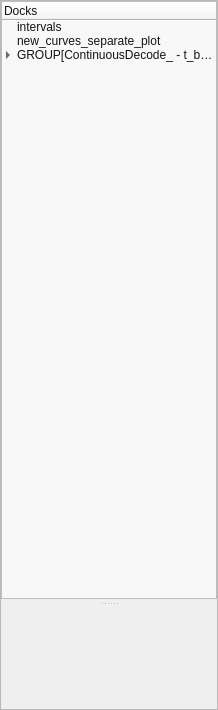
<?xml version="1.0" encoding="UTF-8"?>
<ui version="4.0">
 <author>Pho Hale</author>
 <class>RootWidget</class>
 <widget class="QWidget" name="RootWidget">
  <property name="geometry">
   <rect>
    <x>0</x>
    <y>0</y>
    <width>218</width>
    <height>710</height>
   </rect>
  </property>
  <property name="windowTitle">
   <string>DockAreaDocksTree</string>
  </property>
  <property name="styleSheet">
   <string notr="true">background-color: rgb(71, 58, 46);
border-color: rgb(207, 207, 207);
background-color: rgba(71, 65, 60, 180);
color: rgb(244, 244, 244);
border-color: rgb(0, 0, 0);
QHeaderView::section { background-color: red };
</string>
  </property>
  <layout class="QGridLayout" name="gridLayout" rowstretch="1,0">
   <property name="leftMargin">
    <number>0</number>
   </property>
   <property name="topMargin">
    <number>0</number>
   </property>
   <property name="rightMargin">
    <number>0</number>
   </property>
   <property name="bottomMargin">
    <number>0</number>
   </property>
   <property name="verticalSpacing">
    <number>0</number>
   </property>
   <item row="0" column="0" rowspan="2" colspan="2">
    <widget class="QFrame" name="mainContentFrame">
     <property name="sizePolicy">
      <sizepolicy hsizetype="Expanding" vsizetype="Expanding">
       <horstretch>1</horstretch>
       <verstretch>1</verstretch>
      </sizepolicy>
     </property>
     <layout class="QGridLayout" name="gridLayout_2" rowstretch="0" columnstretch="0">
      <property name="leftMargin">
       <number>0</number>
      </property>
      <property name="topMargin">
       <number>0</number>
      </property>
      <property name="rightMargin">
       <number>0</number>
      </property>
      <property name="bottomMargin">
       <number>0</number>
      </property>
      <property name="spacing">
       <number>0</number>
      </property>
      <item row="0" column="0">
       <widget class="QSplitter" name="splitter">
        <property name="sizePolicy">
         <sizepolicy hsizetype="Expanding" vsizetype="Expanding">
          <horstretch>1</horstretch>
          <verstretch>1</verstretch>
         </sizepolicy>
        </property>
        <property name="frameShape">
         <enum>QFrame::StyledPanel</enum>
        </property>
        <property name="frameShadow">
         <enum>QFrame::Plain</enum>
        </property>
        <property name="orientation">
         <enum>Qt::Vertical</enum>
        </property>
        <property name="handleWidth">
         <number>10</number>
        </property>
        <widget class="QWidget" name="mainGridContainer" native="true">
         <property name="sizePolicy">
          <sizepolicy hsizetype="Preferred" vsizetype="Expanding">
           <horstretch>0</horstretch>
           <verstretch>1</verstretch>
          </sizepolicy>
         </property>
         <property name="minimumSize">
          <size>
           <width>0</width>
           <height>200</height>
          </size>
         </property>
         <property name="baseSize">
          <size>
           <width>200</width>
           <height>800</height>
          </size>
         </property>
         <property name="styleSheet">
          <string notr="true">/*background-color: rgb(15, 15, 25);*/
background-color: rgb(248, 248, 248);
alternate-background-color: rgb(204, 204, 204);
border-color: rgb(54, 54, 54);
color: rgb(20, 20, 20);</string>
         </property>
         <layout class="QGridLayout" name="gridLayout_3" rowstretch="0" columnstretch="0" rowminimumheight="0">
          <property name="leftMargin">
           <number>0</number>
          </property>
          <property name="topMargin">
           <number>0</number>
          </property>
          <property name="rightMargin">
           <number>0</number>
          </property>
          <property name="bottomMargin">
           <number>0</number>
          </property>
          <property name="spacing">
           <number>0</number>
          </property>
          <item row="0" column="0">
           <widget class="QTreeWidget" name="mainTreeWidget">
            <property name="sizePolicy">
             <sizepolicy hsizetype="Expanding" vsizetype="Expanding">
              <horstretch>1</horstretch>
              <verstretch>1</verstretch>
             </sizepolicy>
            </property>
            <property name="baseSize">
             <size>
              <width>100</width>
              <height>200</height>
             </size>
            </property>
            <property name="styleSheet">
             <string notr="true">/*QHeaderView::section { background-color: qlineargradient(spread:pad, x1:0, y1:0, x2:1, y2:0, stop:0 rgba(0, 0, 0, 255), stop:1 rgba(255, 255, 255, 255)) }
rgb(68, 68, 68)
rgb(33, 33, 33)
*/

/*QHeaderView::section { background-color: qlineargradient(spread:pad, x1:0, y1:0, x2:1, y2:1, stop:0 rgba(33, 33, 33, 255), stop:1 rgba(68, 68, 68, 255));
border-color: rgb(100, 100, 100);
}

color: rgb(255, 255, 255);
*/


QHeaderView::section { background-color: qlineargradient(spread:pad, x1:0, y1:0, x2:1, y2:1, stop:0 rgba(222, 222, 222, 255), stop:1 rgba(190, 190, 190, 255));
border-color: rgb(33, 33, 33);
color: rgb(18, 18, 18);
}

color: rgb(19, 19, 19);

/*background-color: qlineargradient(spread:pad, x1:0, y1:1, x2:0, y2:0, stop:0 rgba(0, 0, 0, 255), stop:0.05 rgba(14, 8, 73, 255), stop:0.36 rgba(28, 17, 145, 255), stop:0.6 rgba(126, 14, 81, 255), stop:0.75 rgba(234, 11, 11, 255), stop:0.79 rgba(244, 70, 5, 255), stop:0.86 rgba(255, 136, 0, 255), stop:0.935 rgba(239, 236, 55, 255));
*/
</string>
            </property>
            <property name="frameShadow">
             <enum>QFrame::Raised</enum>
            </property>
            <property name="lineWidth">
             <number>1</number>
            </property>
            <property name="showDropIndicator" stdset="0">
             <bool>false</bool>
            </property>
            <property name="alternatingRowColors">
             <bool>false</bool>
            </property>
            <property name="selectionMode">
             <enum>QAbstractItemView::NoSelection</enum>
            </property>
            <property name="iconSize">
             <size>
              <width>16</width>
              <height>16</height>
             </size>
            </property>
            <property name="indentation">
             <number>12</number>
            </property>
            <property name="rootIsDecorated">
             <bool>true</bool>
            </property>
            <property name="uniformRowHeights">
             <bool>true</bool>
            </property>
            <property name="animated">
             <bool>true</bool>
            </property>
            <property name="headerHidden">
             <bool>false</bool>
            </property>
            <attribute name="headerVisible">
             <bool>true</bool>
            </attribute>
            <attribute name="headerCascadingSectionResizes">
             <bool>true</bool>
            </attribute>
            <attribute name="headerHighlightSections">
             <bool>true</bool>
            </attribute>
            <column>
             <property name="text">
              <string notr="true">Docks</string>
             </property>
             <property name="toolTip">
              <string notr="true"/>
             </property>
             <property name="statusTip">
              <string notr="true"/>
             </property>
             <property name="whatsThis">
              <string notr="true"/>
             </property>
             <property name="background">
              <color alpha="155">
               <red>239</red>
               <green>239</green>
               <blue>239</blue>
              </color>
             </property>
             <property name="foreground">
              <brush brushstyle="NoBrush">
               <color alpha="255">
                <red>0</red>
                <green>0</green>
                <blue>0</blue>
               </color>
              </brush>
             </property>
            </column>
            <item>
             <property name="text">
              <string notr="true">intervals</string>
             </property>
             <property name="foreground">
              <brush brushstyle="NoBrush">
               <color alpha="255">
                <red>85</red>
                <green>255</green>
                <blue>255</blue>
               </color>
              </brush>
             </property>
             <property name="icon">
              <iconset resource="../../../../Resources/ActionIcons.qrc">
               <normaloff>:/Icons/Icons/Icon/Rectangles.png</normaloff>:/Icons/Icons/Icon/Rectangles.png</iconset>
             </property>
            </item>
            <item>
             <property name="text">
              <string notr="true">new_curves_separate_plot</string>
             </property>
             <property name="icon">
              <iconset resource="../../../../Resources/ActionIcons.qrc">
               <normaloff>:/Render/Icons/Icon/SimplePlot/Laps.png</normaloff>:/Render/Icons/Icon/SimplePlot/Laps.png</iconset>
             </property>
            </item>
            <item>
             <property name="text">
              <string notr="true">GROUP[ContinuousDecode_ - t_bin_size: 0.025]</string>
             </property>
             <property name="toolTip">
              <string notr="true"/>
             </property>
             <property name="statusTip">
              <string notr="true"/>
             </property>
             <property name="whatsThis">
              <string notr="true"/>
             </property>
             <property name="icon">
              <iconset resource="../../../../Resources/ActionIcons.qrc">
               <normaloff>:/Icons/Icons/Icon/application-sub.png</normaloff>:/Icons/Icons/Icon/application-sub.png</iconset>
             </property>
             <item>
              <property name="text">
               <string notr="true">ContinuousDecode_long_LR - t_bin_size: 0.025</string>
              </property>
              <property name="icon">
               <iconset resource="../../../../Resources/ActionIcons.qrc">
                <normaloff>:/Render/Icons/graphics/MultiAxesPlot.png</normaloff>:/Render/Icons/graphics/MultiAxesPlot.png</iconset>
              </property>
             </item>
             <item>
              <property name="text">
               <string notr="true">ContinuousDecode_long_RL - t_bin_size: 0.025</string>
              </property>
              <property name="icon">
               <iconset resource="../../../../Resources/ActionIcons.qrc">
                <normaloff>:/Render/Icons/Icon/Occupancy.png</normaloff>:/Render/Icons/Icon/Occupancy.png</iconset>
              </property>
             </item>
            </item>
           </widget>
          </item>
         </layout>
        </widget>
        <widget class="QWidget" name="secondarytInfoWidget" native="true">
         <property name="sizePolicy">
          <sizepolicy hsizetype="Preferred" vsizetype="Preferred">
           <horstretch>1</horstretch>
           <verstretch>0</verstretch>
          </sizepolicy>
         </property>
         <property name="minimumSize">
          <size>
           <width>0</width>
           <height>100</height>
          </size>
         </property>
         <property name="baseSize">
          <size>
           <width>0</width>
           <height>200</height>
          </size>
         </property>
        </widget>
       </widget>
      </item>
     </layout>
    </widget>
   </item>
  </layout>
  <action name="actionConnect">
   <property name="text">
    <string>Connect</string>
   </property>
   <property name="toolTip">
    <string>Connect this window's timeline to another window</string>
   </property>
  </action>
 </widget>
 <resources>
  <include location="../../../../Resources/GuiResources.qrc"/>
  <include location="../../../../Resources/ActionIcons.qrc"/>
 </resources>
 <connections/>
</ui>
